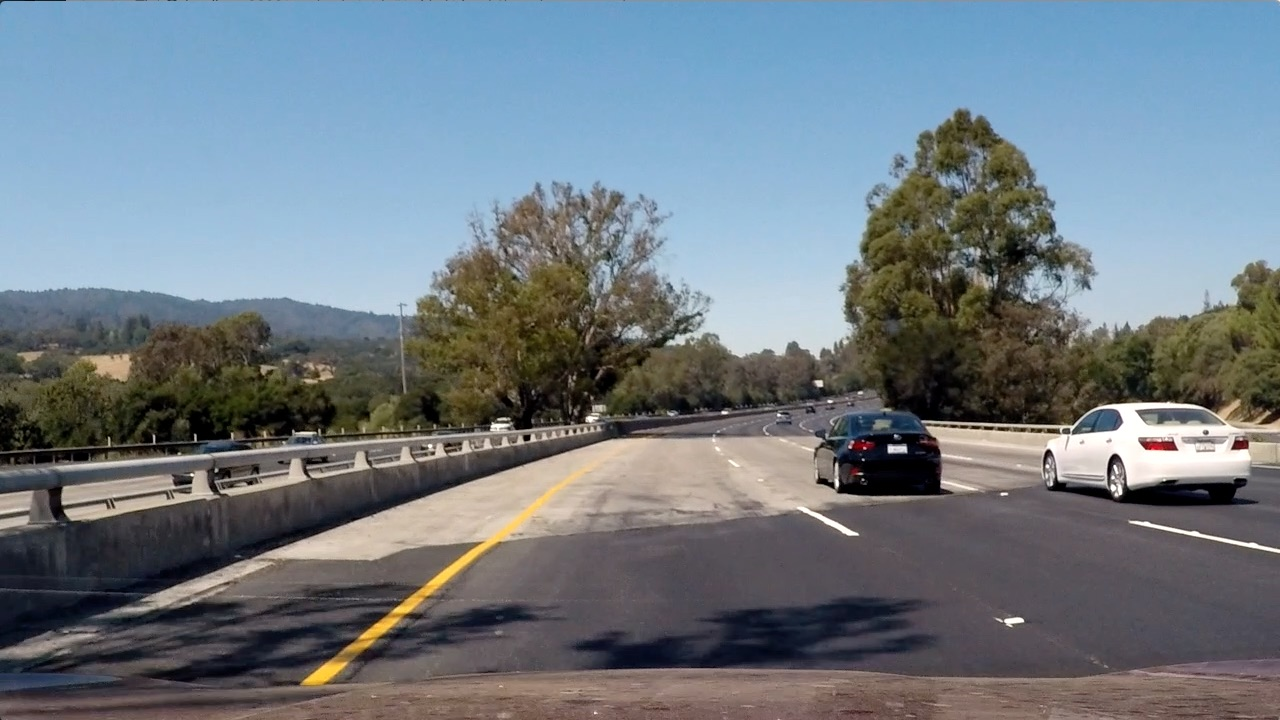
#> input picture test_images/test4.jpg, 1280 x 720 px
$ python color_threshold.py
#> lines starting #> are read from the running program, lines starting #| are printed output that depends on the picture; after the words box and inside, x2 and y2 are one past the last pixel; in counts of white or black regions, pixels touching at a corner belong together
#> further down, orig is the input picture: shape (720, 1280, 3); mean B, G, R 130.9, 122.7, 112.2
import cv2
import numpy as np
import matplotlib.pyplot as plt


def convert_to_binary(bgr_img):
    threshold = [10, 255]

    bgr_img = cv2.cvtColor(bgr_img, cv2.COLOR_BGR2GRAY)
    bin = np.zeros_like(bgr_img)
    bin[(bgr_img >= threshold[0]) & (bgr_img <= threshold[1])] = 1

    return bin

def color_threshold(undistort):
    undistort = np.copy(undistort)
    undistort_rgb = cv2.cvtColor(undistort, cv2.COLOR_BGR2RGB)
    undistort_hls = cv2.cvtColor(undistort, cv2.COLOR_BGR2HLS)
#> undistort_hls: shape (720, 1280, 3); mean of channels 0, 1, 2 80.5, 121.4, 71.8
    undistort_hsv = cv2.cvtColor(undistort, cv2.COLOR_BGR2HSV)
#> undistort_hsv: shape (720, 1280, 3); mean H, S, V 80.5, 71.4, 140.7

    white_rgb_lower = np.array([100, 100, 200], dtype=np.uint8)
    white_rgb_upper = np.array([255, 255, 255], dtype=np.uint8)
    white_rgb_range = cv2.inRange(undistort_rgb, white_rgb_lower, white_rgb_upper)
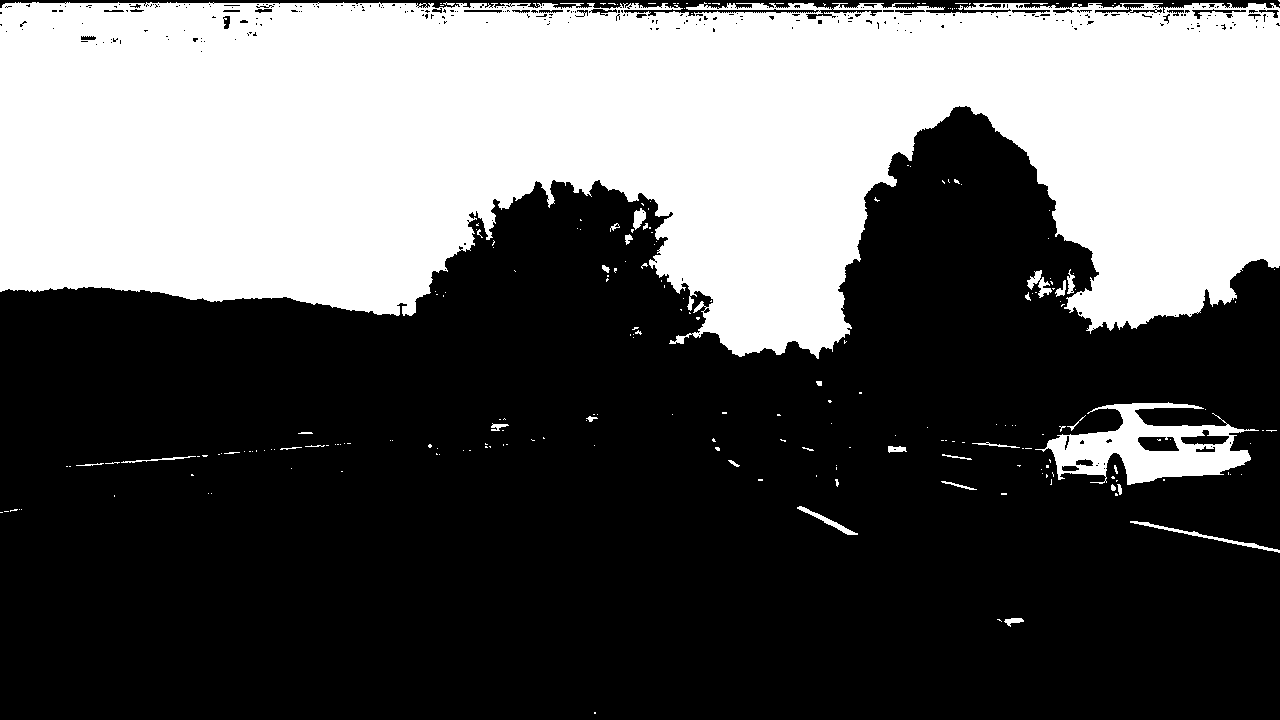
#> white_rgb_range: shape (720, 1280); 36.8% white; 233 white regions (198 under 20 px), largest, box (x1, y1, x2, y2) and area: (0, 2, 1280, 359) 327786, (1035, 402, 1259, 485) 8261, (1130, 521, 1280, 553) 480
    white_rgb = cv2.bitwise_and(undistort_rgb, undistort_rgb, mask=white_rgb_range)
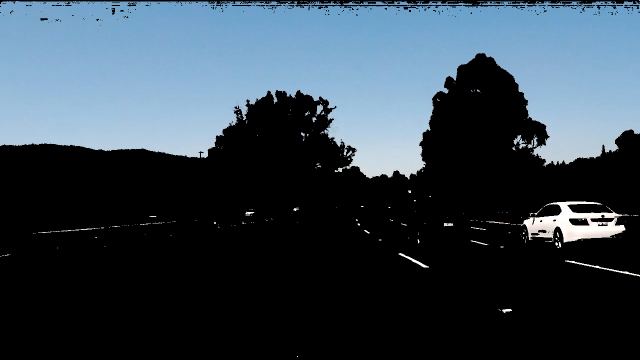
#> white_rgb: shape (720, 1280, 3) (shown at 1/2 size); mean R, G, B 53.2, 67.2, 78.4
    white_rgb = convert_to_binary(white_rgb)
#> in convert_to_binary, `bgr_img = cv2.cvtColor(bgr_img, cv2.COLOR_BGR2GRAY)`:
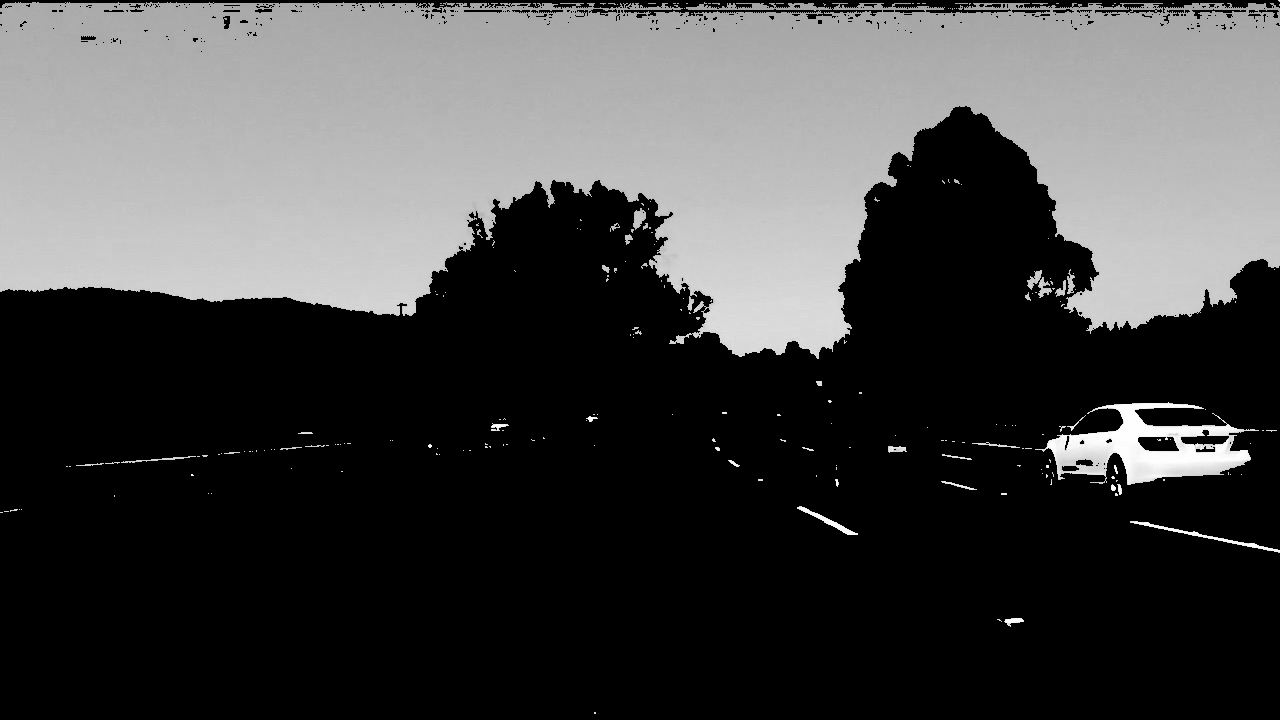
#> bgr_img: shape (720, 1280); min 0, max 255, mean 68.9

#> (the run stopped early here; a loop or call above may not have finished)

$ run again, with test_images/test1.jpg copied over test_images/test4.jpg
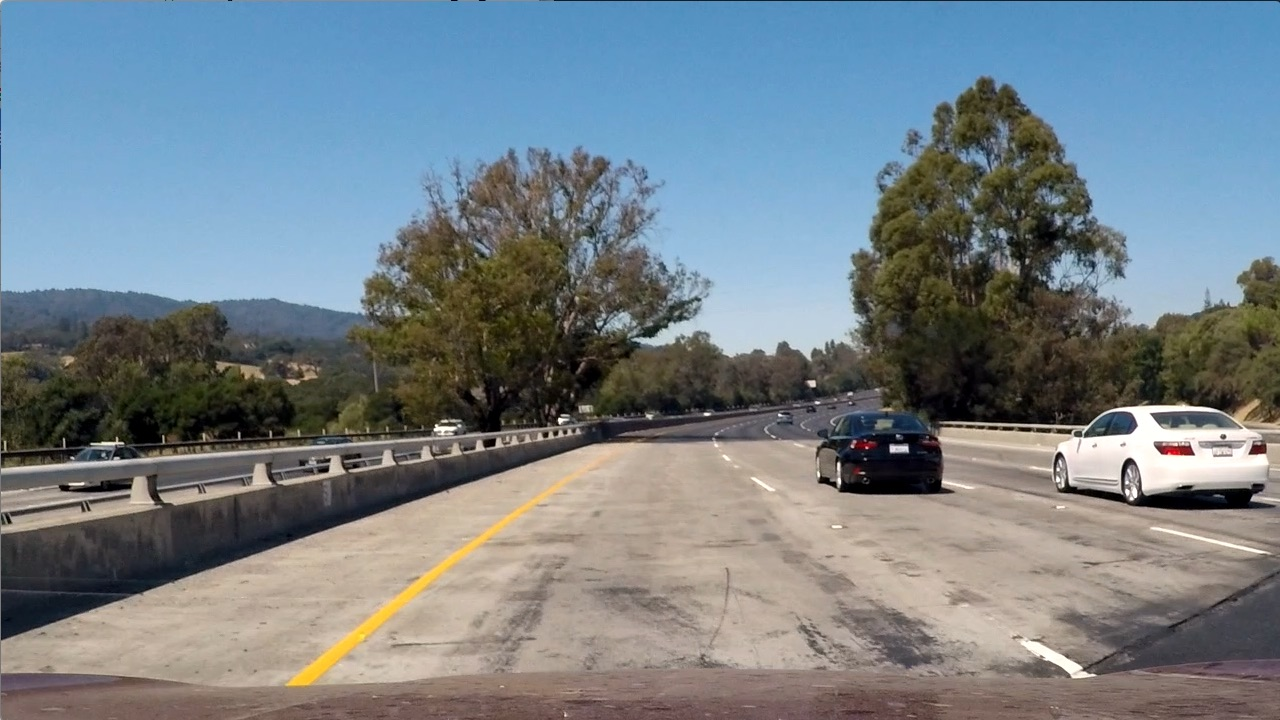
#> input picture test_images/test1.jpg, 1280 x 720 px
#> orig is the input picture: shape (720, 1280, 3); mean B, G, R 135.5, 128.7, 117.5
#> undistort_hls: shape (720, 1280, 3); mean of channels 0, 1, 2 60.2, 126.7, 74.4
#> undistort_hsv: shape (720, 1280, 3); mean H, S, V 60.3, 78, 149.5
#> in color_threshold, `white_rgb_range = cv2.inRange(undistort_rgb, white_rgb_lower, white_rg..`:
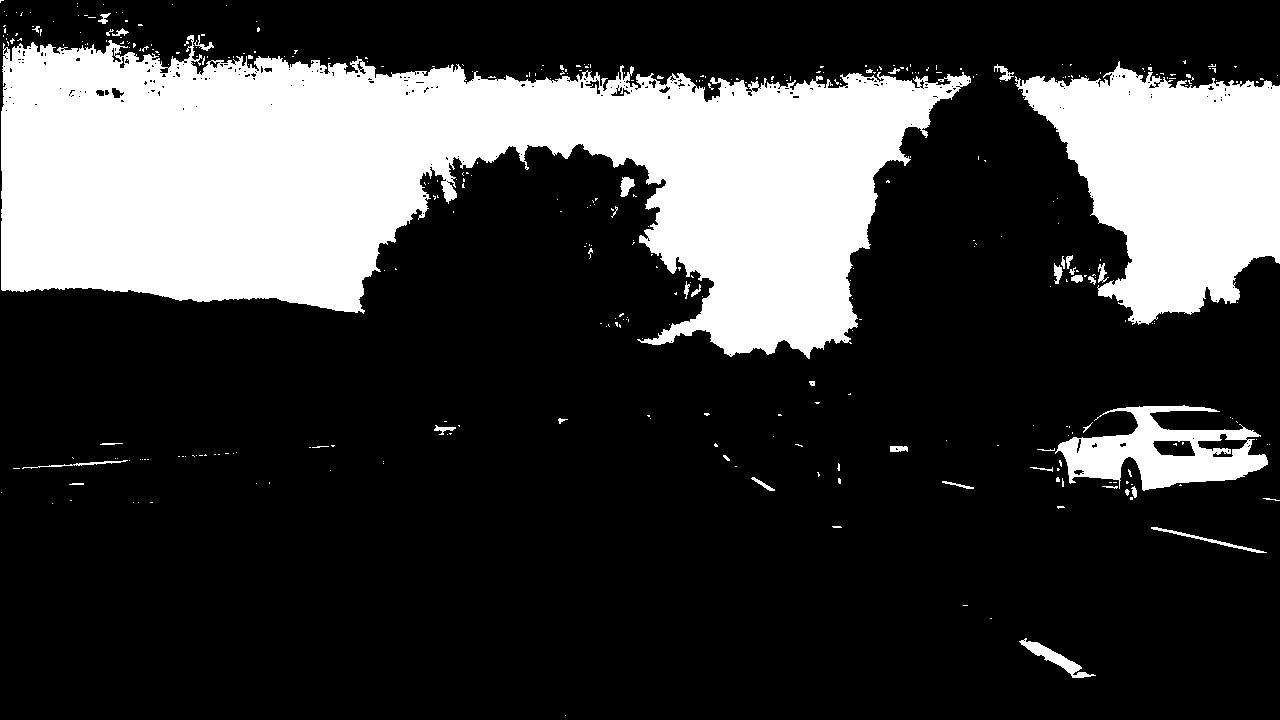
#> white_rgb_range: shape (720, 1280); 24.8% white; 375 white regions (332 under 20 px), largest, box (x1, y1, x2, y2) and area: (1, 35, 971, 359) 172373, (1015, 61, 1280, 325) 42571, (1055, 405, 1268, 491) 8794
#> in convert_to_binary, `bgr_img = cv2.cvtColor(bgr_img, cv2.COLOR_BGR2GRAY)`:
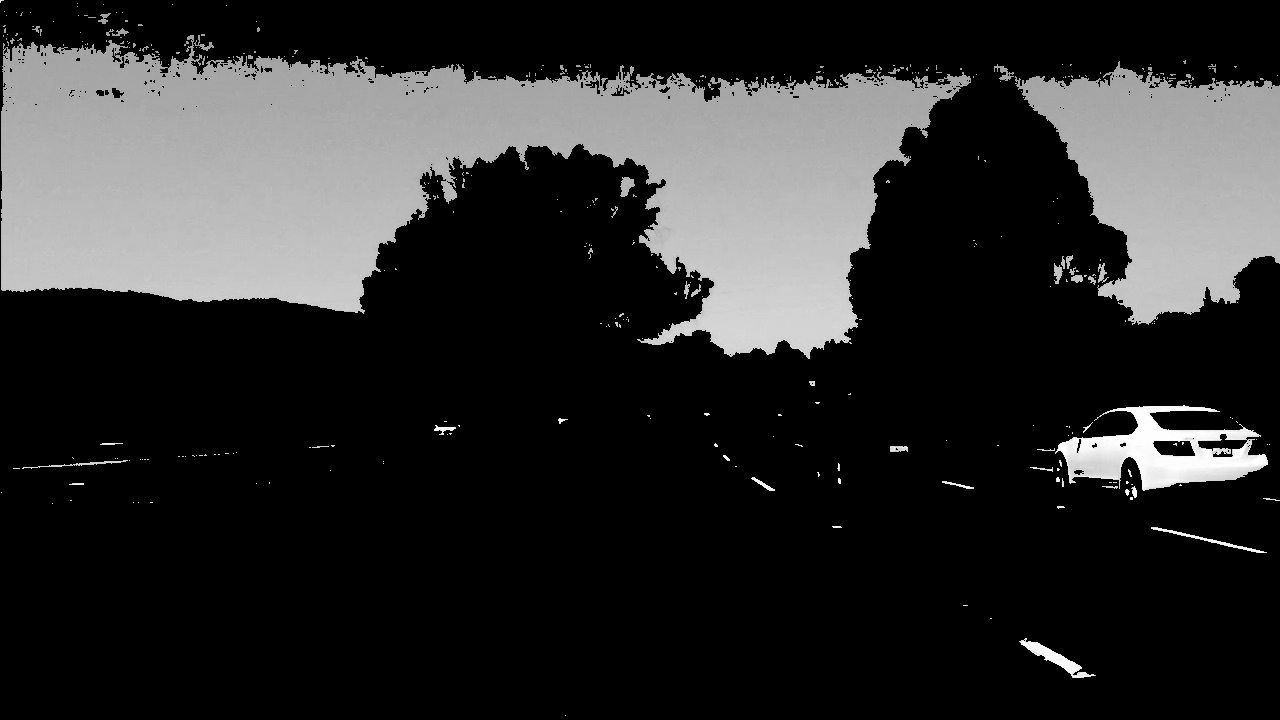
#> bgr_img: shape (720, 1280); min 0, max 255, mean 45.4

$ run again, with test_images/test2.jpg copied over test_images/test4.jpg
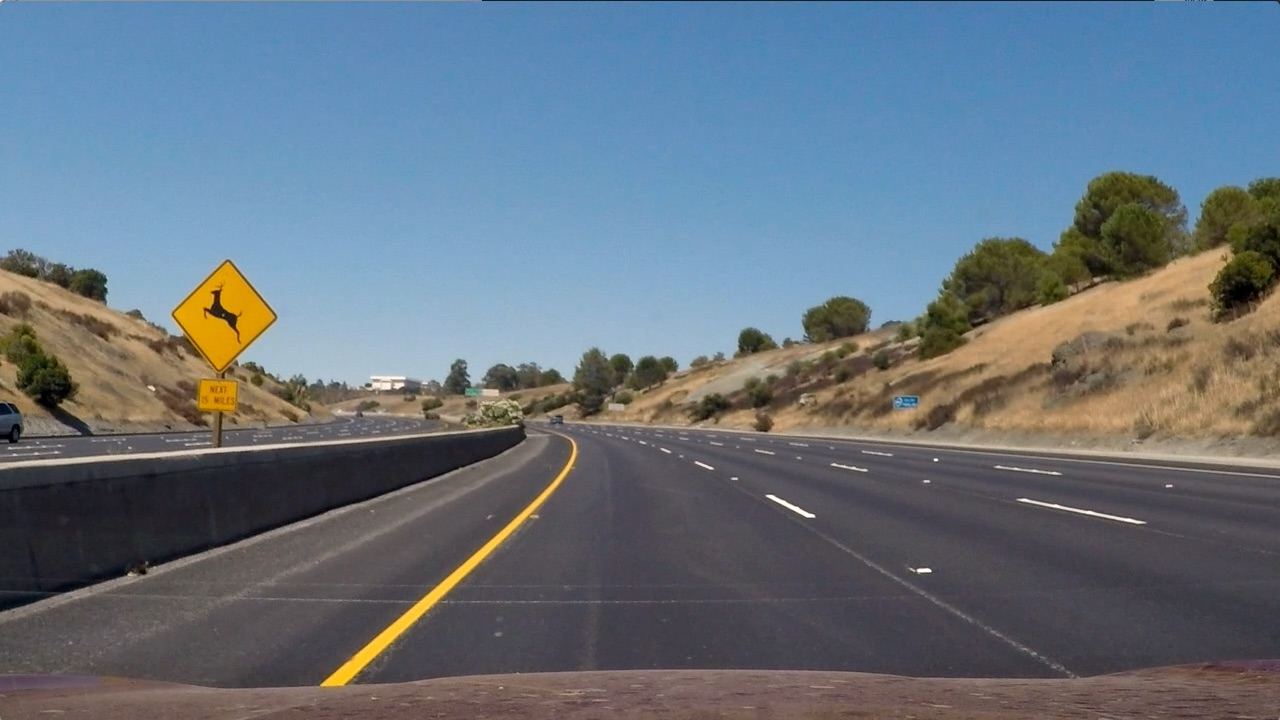
#> input picture test_images/test2.jpg, 1280 x 720 px
#> orig is the input picture: shape (720, 1280, 3); mean B, G, R 125.5, 114.6, 102.8
#> undistort_hls: shape (720, 1280, 3); mean of channels 0, 1, 2 86.2, 113.9, 64.8
#> undistort_hsv: shape (720, 1280, 3); mean H, S, V 86.2, 80.3, 138.5
#> in color_threshold, `white_rgb_range = cv2.inRange(undistort_rgb, white_rgb_lower, white_rg..`:
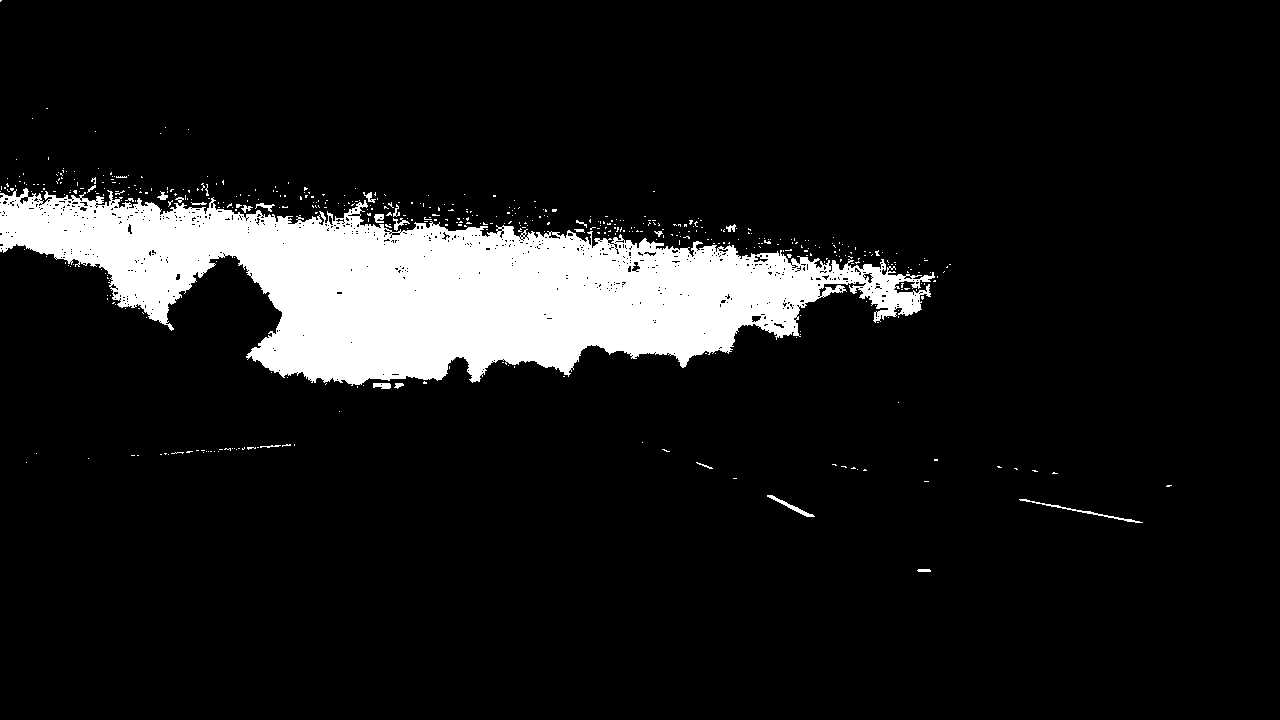
#> white_rgb_range: shape (720, 1280); 10% white; 497 white regions (474 under 20 px), largest, box (x1, y1, x2, y2) and area: (0, 188, 935, 386) 89635, (1019, 499, 1143, 523) 247, (767, 495, 815, 517) 183
#> in convert_to_binary, `bgr_img = cv2.cvtColor(bgr_img, cv2.COLOR_BGR2GRAY)`:
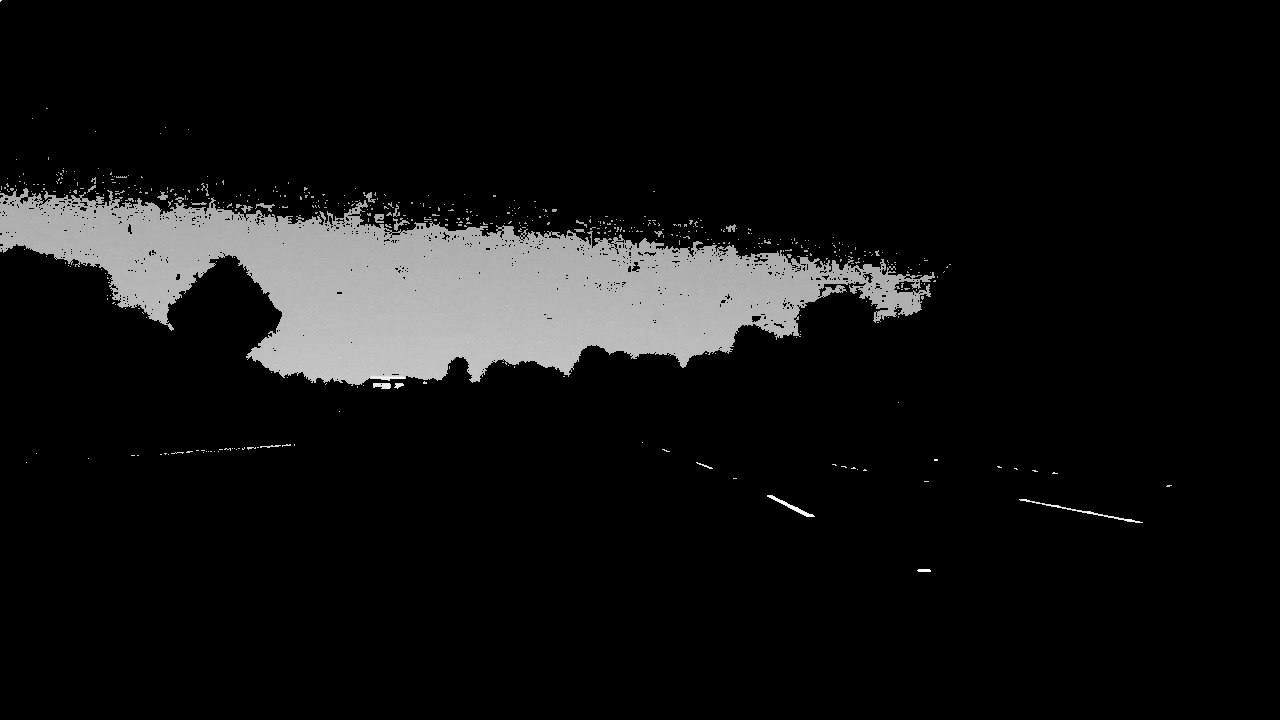
#> bgr_img: shape (720, 1280); min 0, max 254, mean 18.1
